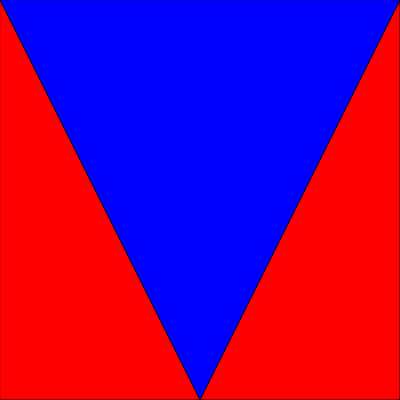
Frame 1 (no input)
Frame 60 (no input): identical to frame 1, image omitted
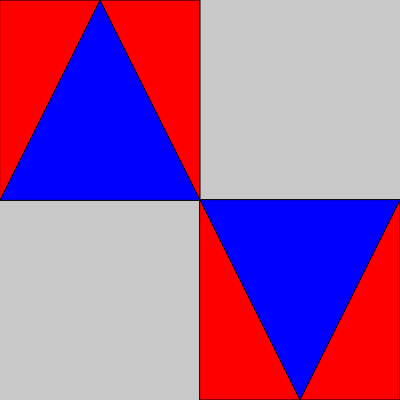
Frame 120 (the mouse pressed at the canvas centre since frame 60)

The p5.js sketch that drew these frames (run headless with seeded random() and noise() and a simulated clock; from frame 60 on, the mouse is pressed at the canvas centre):

// p5.js sketch
// ── sketch.js

function setup() {
    createCanvas(400, 400);
  }
  
  function draw() {
    background(200);

    fill(255, 0, 0);
    rect(0, 0, mouseX, mouseY);
    rect(mouseX, mouseY, width-mouseX, height-mouseY);

    fill(0, 0, 255);
    triangle(0, mouseY, mouseX/2, 0,  mouseX, mouseY);
    triangle(mouseX, mouseY, mouseX + (width-mouseX)/2, height,  width, mouseY);
    

    // line(mouseX/2, mouseY, mouseX/2, mouseY+20);
    // text(mouseX, mouseX/2, mouseY-5);
    
    // line(mouseX + (width-mouseX)/2, mouseY, mouseX + (width-mouseX)/2, mouseY+20)
    // text(width-mouseX, mouseX + (width-mouseX)/2, mouseY-5);
  }
  
